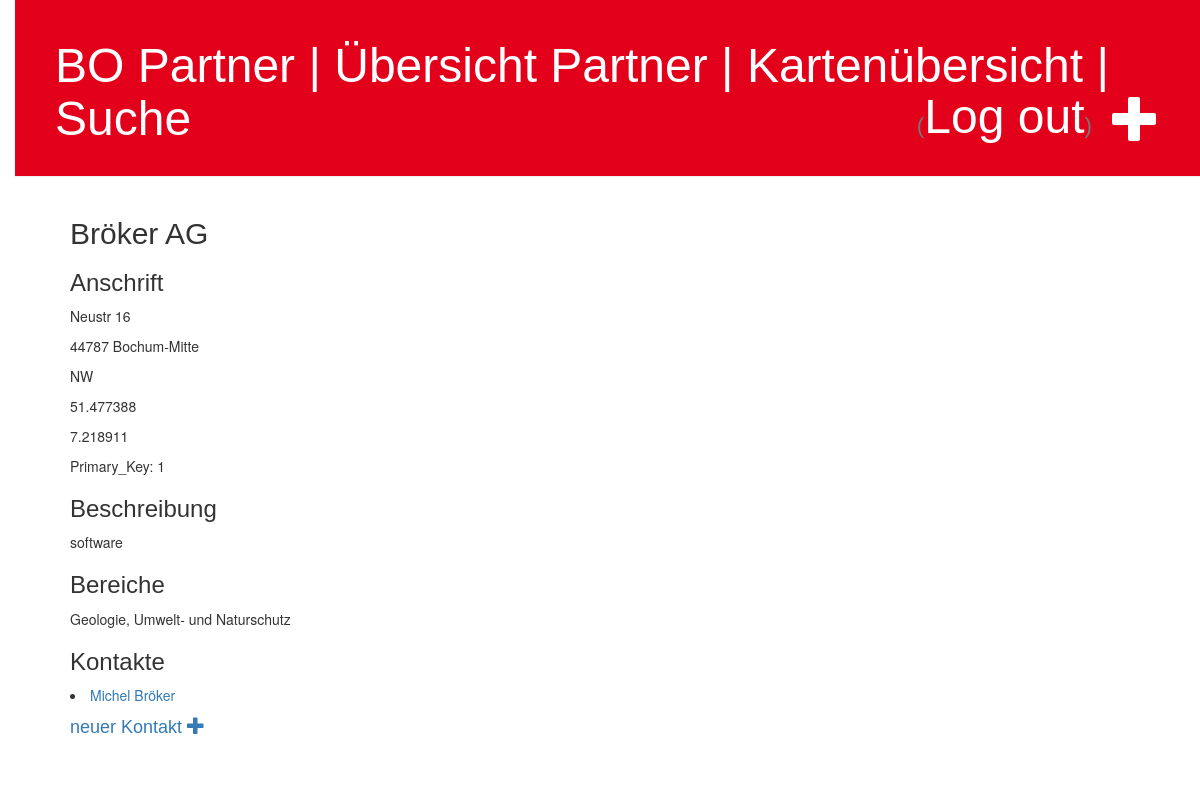
The app's page /firmen/firma_detail/1 (signed in), older data.
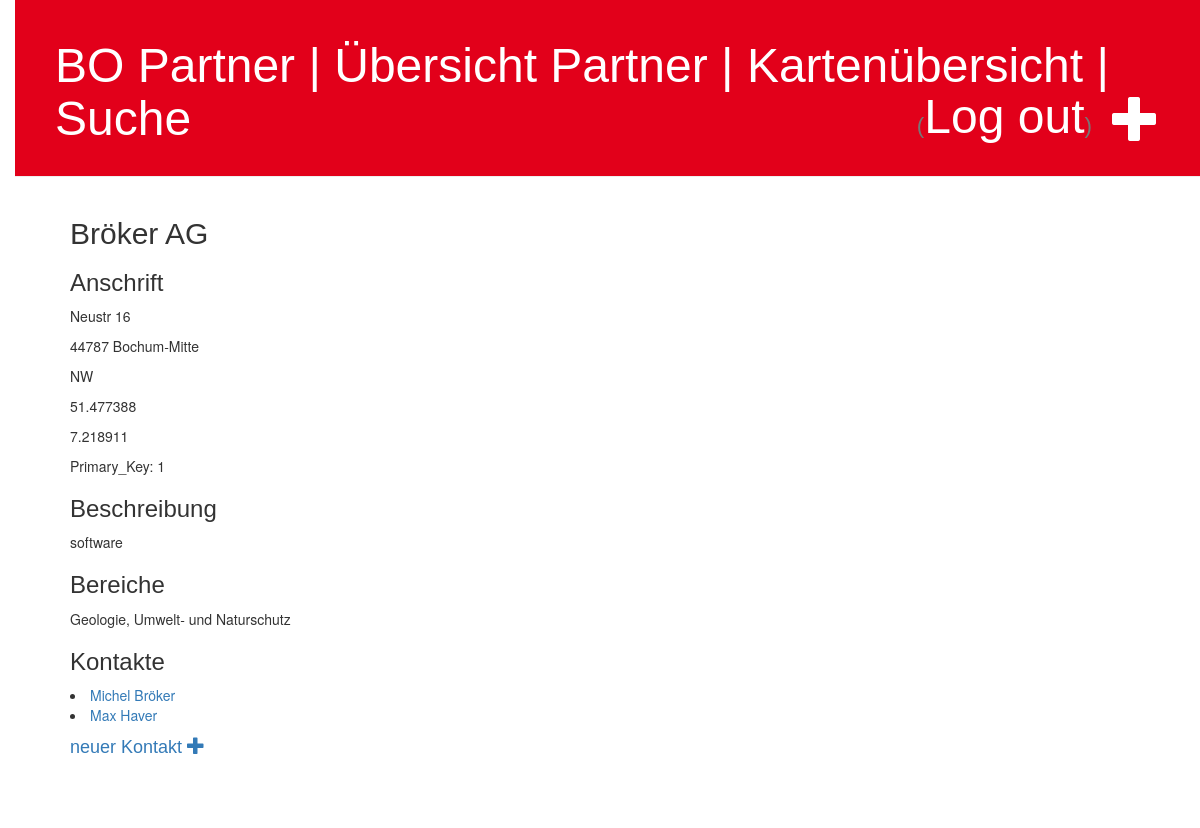
The same page, newer data.
### crm/models.py (models this page shows, shortened)
class Firma(models.Model):
    LISTE_BUNDESLAND = (
            ('BB', 'Brandenburg'),
            ('BE', 'Berlin'),
            ('BW', 'Baden-Wuerttemberg'),
            ('BY', 'Bayern'),
            ('HB', 'Bremen'),
            ('HE', 'Hessen'),
            ('HH', 'Hamburg'),
            ('MV', 'Mecklenburg-Vorpommern'),
            ('NI', 'Niedersachsen'),
            ('NW', 'Nordrhein-Westfalen'),
            ('RP', 'Rheinland-Pfalz'),
            ('SH', 'Schleswig-Holstein'),
            ('SL', 'Saarland'),
            ('SN', 'Sachsen'),
            ('ST', 'Sachsen-Anhalt'),
            ('TH', 'Thueringen'),
    )
    LISTE_ART = (
            ('Behoerde','Behoerde'),
            ('Firma','Firma'),
            ('Institut', 'Institut'),
            ('Verband', 'Verband')
    )
    LISTE_BEFAEHIGUNG = (
            ('Bacherlorarbeit', 'Bacherlorarbeit'),
            ('Masterarbeit', 'Masterarbeit'),
            ('Praktikum', 'Praktikum'),
            ('Exkursion', 'Exkursion')
    )
    LISTE_BEREICH = (
            ('Agrarwirtschaft','Agrarwirtschaft'),
            ('CAD','CAD'),
            ('Geo- und Landschaftsökologie','Geo- & Landschaftsökologie'),
            ('Geodäse und Vermessung','Geodäse und Vermessung'),
            ('Geodaten','Geodaten'),
            ('Geographie','Geographie'),
            ('Geoinformatik','Geoinformatik'),
            ('Geologie','Geologie'),
            ('Geomarketing','Geomarketing'),
            ('Geophysik','Geophysik'),
            ('Geowissenschaften','Geowissenschaften'),
            ('GIS','GIS'),
            ('GIS-Applikation','GIS-Applikation'),
            ('Hydrologie und Wasserbau','Hydrologie und Wasserbau'),
            ('Kartographie und Visualisierung','Kartographie und Visualisierung'),
            ('Meteorologie','Meteorologie'),
            ('Navigation und Telematik','Navigation und Telematik'),
            ('Photogrammetrie','Photogrammetrie'),
            ('Planung','Planung'),
            ('Raumordnung','Raumordnung'),
            ('Software-Entwicklung','Software-Entwicklung'),
            ('Umwelt- und Naturschutz','Umwelt- und Naturschutz'),
            ('Verkehr','Verkehr'),
            ('Vermessung','Vermessung')
    )
    name = models.CharField(max_length=100, blank=False)
    art = models.CharField(max_length=50, choices=LISTE_ART, null=True)
    freie_beschreibung = models.TextField(null=True, blank=True)
    strasse = models.CharField(max_length=100, blank=False)
    hausnummer = models.IntegerField(blank=False)
    hausnummerzusatz = models.CharField(max_length=10, null=True, blank=True)
    plz = models.IntegerField(blank=False)
    ort = models.CharField(max_length=50, blank=False)
    bundesland = models.CharField(max_length=2, blank=False, choices=LISTE_BUNDESLAND)
    land = models.CharField(max_length=50, blank=False)
    xKoordinate = models.FloatField(null=True, blank=True)
    yKoordinate = models.FloatField(null=True, blank=True)
    bereich = MultiSelectField(max_length=200, choices=LISTE_BEREICH, null=True, blank=True)
    befaehigung =  MultiSelectField(max_length=200, choices=LISTE_BEFAEHIGUNG, null=True, blank=True)
    class Meta:
        verbose_name_plural = "Firmen"

class KontaktFirma(models.Model):
    vorname = models.CharField(max_length=50, blank=False) #max_length = required
    nachname = models.CharField(max_length=50, blank=False)
    email = models.EmailField(null=True)
    telefon = models.CharField(max_length=30, blank=True, null=True)
    telefon2 = models.CharField(max_length=30, blank=True, null=True)
    freie_beschreibung = models.TextField(null=True, blank=True)
    firma = models.ForeignKey(Firma,on_delete=models.SET_NULL, null=True, blank=True)
    class Meta:
        verbose_name_plural = "Kontakt Firmen"

### crm/views.py (the view)
# urls.py: path('firmen/firma_detail/<int:pk>', views.firma_detail, name='firma_detail'),
def firma_detail(request, pk):
    firma = get_object_or_404(Firma, pk=pk)
    kontakte = KontaktFirma.objects.all()
    return render(request, 'bopartner/firma_detail.html', {'firma': firma, 'kontakte':kontakte})

### crm/templates/bopartner/firma_detail.html (shortened to what this page needs)
{% extends 'bopartner/base.html' %}
{% block content %}
    <div class="post">
        <h2>{{ firma.name }}</h2>
        <h3>Anschrift</h3>
        <p>{{ firma.strasse}} {{ firma.hausnummer}} {% if firma.hausnummerzusatz|length %}{{firma.hausnummerzusatz}} {%endif%}</p>
        <p>{{ firma.plz}} {{firma.ort}}</p>
        <p>{{ firma.bundesland|linebreaksbr }}</p>
        <p>{{ firma.xKoordinate|linebreaksbr }}</p>
        <p>{{ firma.yKoordinate|linebreaksbr }}</p>
        <p>Primary_Key: {{ firma.pk|linebreaksbr }}</p>
        <h3>Beschreibung</h3>
        <p>{{ firma.freie_beschreibung|linebreaksbr }}</p>
        <h3>Bereiche</h3>
        <p>{{ firma.bereich|linebreaksbr }}</p>
        {% if user.is_authenticated %}
        <h3>Kontakte</h3>
        {% for kontakt in kontakte %}
            {% if kontakt.firma.name == firma.name %}
                <li><a href="{% url 'kontakt_detail' pk=kontakt.pk %}" >{{ kontakt.vorname }} {{ kontakt.nachname }}</a></li>
            {% endif %}
        {% endfor %}
        <h4>
            <a href="{% url 'neuer_kontakt' %}" >neuer Kontakt <span class="glyphicon glyphicon-plus"></span></a>
        </h4>
        {% endif %}
    </div>
{% endblock %}

### crm/templates/bopartner/base.html (shortened to what this page needs)
{% load static %}
<html>
<head>
    <link rel="stylesheet" href="//maxcdn.bootstrapcdn.com/bootstrap/3.2.0/css/bootstrap.min.css">
    <link rel="stylesheet" href="//maxcdn.bootstrapcdn.com/bootstrap/3.2.0/css/bootstrap-theme.min.css">
    <link rel="stylesheet" href="{% static 'css/bopartner.css' %}">
    <link rel="stylesheet" href="https://unpkg.com/leaflet@1.4.0/dist/leaflet.css"
 />
</head>
<body>
    <div class="page-header">
        <h1><a href="/">BO Partner</a> |
        <a href="{% url 'firmen'%}">Übersicht Partner</a> |
        <a href="{% url 'firmen_kartenuebersicht'%}">Kartenübersicht</a> |
        <a href="{% url 'firmen_kartenuebersicht_gefiltert' %}">Suche</a>
        {% if user.is_authenticated %}
        <a href="{% url 'neue_firma' %}" class="top-menu"><span class="glyphicon glyphicon-plus"></span></a>
        <p class="top-menu"><small>(<a href="{% url 'logout' %}">Log out</a>)</small></p>
         {% else %}
        <a href="{% url 'login' %}" class="top-menu"><span class="glyphicon glyphicon-lock"></span></a>
        {% endif %}
            </h1>
    </div>
    <div class="content container">
        <div class="row">
            <div class="col-md-8">
                {% block content %}
                {% endblock %}
            </div>
        </div>
    </div>
</body>
</html>

### crm/static/css/bopartner.css (style rules this page uses)
h1 a, h2 a { color: #e2001a; font-family: '',Helvetica,Arial,sans-serif }
body { padding-left: 15px; }
.page-header { background-color: #e2001a; margin-top: 0; padding: 20px 20px 20px 40px; }
.page-header h1, .page-header h1 a, .page-header h1 a:visited, .page-header h1 a:active { color: #ffffff; font-size: 36pt; text-decoration: none; }
.content { margin-left: 40px; }
h1, h2, h3, h4 { font-family: '', Helvetica,Arial,sans-serif; }
.top-menu, .top-menu:hover, .top-menu:visited { color: #ffffff; float: right; font-size: 26pt; margin-right: 20px; }
.post { margin-bottom: 70px; }

Row changes from the older to the newer data that the page shows:
added KontaktFirma: vorname "Max", nachname "Haver"
